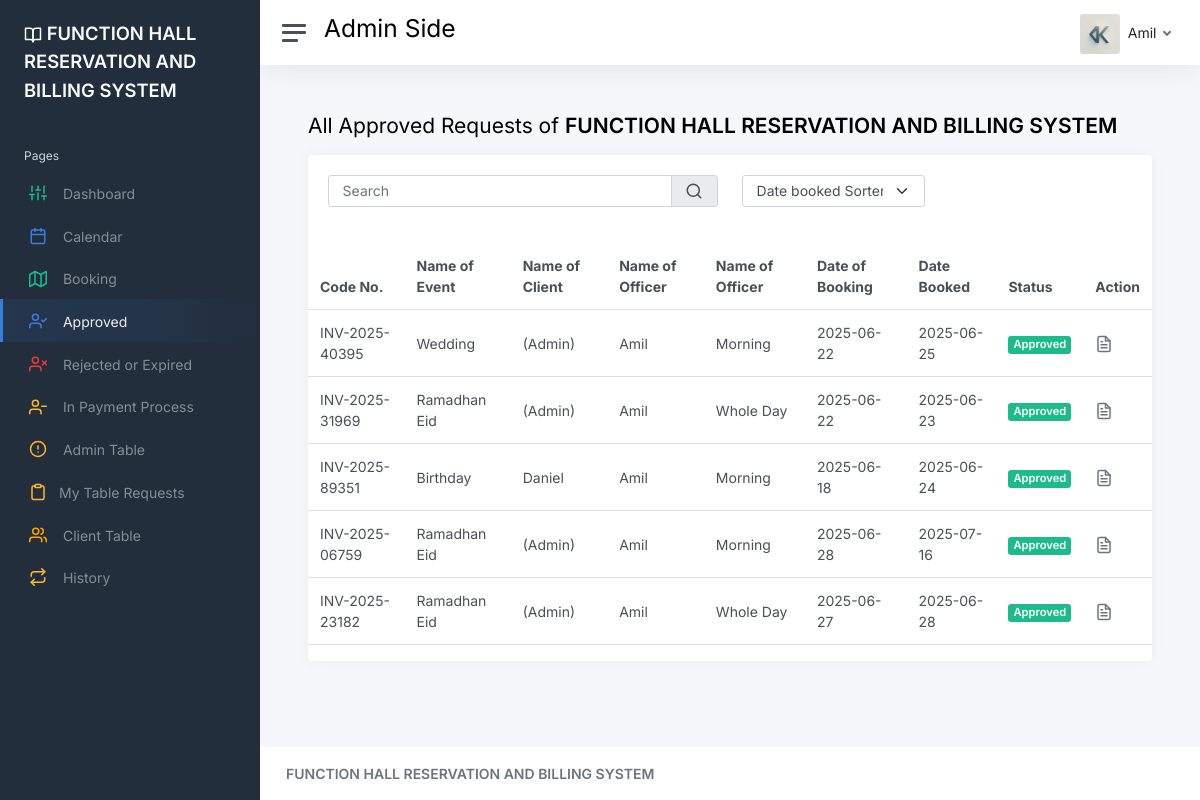
/static/Table_2.php (signed in), run on the app's committed database.
### tables this page shows
CREATE TABLE `user` (
  `User_id` int(7) NOT NULL,
  `Username` varchar(20) NOT NULL,
  `Password` varchar(20) NOT NULL,
  `Fullname` varchar(20) NOT NULL,
  `Email` varchar(50) NOT NULL,
  `Gender` varchar(12) NOT NULL,
  `middle` varchar(50) NOT NULL,
  `Last` varchar(20) NOT NULL,
  `Phone` varchar(12) NOT NULL,
  `role` varchar(50) NOT NULL,
  `Status` int(11) NOT NULL
);

CREATE TABLE `events` (
  `id` int(11) NOT NULL,
  `date` date NOT NULL,
  `Expdate` date DEFAULT NULL,
  `events` varchar(50) NOT NULL,
  `Status` varchar(11) DEFAULT NULL,
  `code` varchar(20) NOT NULL,
  `currents_dates` date NOT NULL DEFAULT current_timestamp(),
  `Duration` varchar(11) DEFAULT NULL,
  `Amount` int(20) NOT NULL,
  `MoC` int(20) NOT NULL,
  `sort` int(11) NOT NULL,
  `Customer_id` int(11) DEFAULT NULL,
  `User_id` int(7) DEFAULT NULL
);

CREATE TABLE `customer` (
  `Customer_id` int(11) NOT NULL,
  `Fullname` varchar(50) NOT NULL,
  `Lastname` varchar(30) NOT NULL,
  `Affiliation` varchar(50) NOT NULL,
  `Phone No` varchar(11) NOT NULL,
  `Email` varchar(50) NOT NULL,
  `middle` varchar(20) NOT NULL,
  `gender` varchar(12) NOT NULL,
  `Username` varchar(50) NOT NULL,
  `Password` varchar(50) NOT NULL,
  `Status` int(11) NOT NULL
);

### static/model/class_model.php (called while the page is built, shortened)
<?php
	class class_model{
		public $host = db_host;
		public $user = db_user;
		public $pass = db_pass;
		public $dbname = db_name;
		public $conn;
		private function connect(){
			$this->conn = new mysqli($this->host, $this->user, $this->pass, $this->dbname);
		}
		public function user_account($User_id){
			$stmt = $this->conn->prepare("SELECT * FROM `user` WHERE `User_id` = ?") or die($this->conn->error);
		    $stmt->bind_param("i", $User_id);
			if($stmt->execute()){
				$result = $stmt->get_result();
				$fetch = $result->fetch_array();
				return array(
					'Fullname'=> $fetch['Fullname'],
					'Username'=>$fetch['Username'],
					'role'=>$fetch['role']
				);
			}
		}
public function fetchAll_BookingApproved() {
    $sql = "SELECT
                e.*,
                c.Fullname AS customer_name,
                u.Fullname AS user_name
            FROM events e
            LEFT JOIN customer c ON e.Customer_id = c.Customer_id
            LEFT JOIN user u ON e.User_id = u.User_id
            WHERE   e.Status = 'Approved'
            ORDER BY e.sort DESC";
    $stmt = $this->conn->prepare($sql);
    $stmt->execute();
    $result = $stmt->get_result();
    $data = array();
    while ($row = $result->fetch_assoc()) {
        $data[] = $row;
    }
    return $data;
}
			}
?>

### static/Table_2.php (the view, shortened to what this page needs)
<!DOCTYPE html>
<html lang="en">
<head>
	<link href="css/app.css" rel="stylesheet">
</head>
<body>
	<div class="wrapper">
		<?php include('includes/sidebar.php'); ?>
		<div class="main">
		<?php include('includes/header.php'); ?>
			<main class="content">
			<div class="container-fluid p-0">
    <h1 class="h3 mb-3">
        All Approved Requests of
        <strong>FUNCTION HALL RESERVATION AND BILLING SYSTEM</strong>
    </h1>
    <?php
    $conn = new class_model();
    $booking = $conn->fetchAll_BookingApproved();
    ?>
    <div class="row">
        <div class="col-12 col-lg-12 col-xxl-12 d-flex">
            <div class="card flex-fill">
			<div class="card-body">
  <div class="row">
    <div class="col-lg-6">
      <div class="input-group mb-3">
        <input name="search" type="text" class="form-control" placeholder="Search">
        <span class="input-group-text"><i data-feather="search"></i></span>
      </div>
    </div>
    <div class="col-lg-3">
      <select id="sortDate" class="form-select ms-auto">
        <option selected disabled>Date booked Sorter</option>
      </select>
    </div>
  </div>
</div>
                <div class="table-responsive">
                    <table class="table table-hover ">
                        <thead>
                            <tr>
                                <th>Code No.</th>
                                <th>Name of Event</th>
                                <th>Name of Client</th>
                                <th>Name of Officer</th>
                                <th>Name of Officer</th>
                                <th>Date of Booking</th>
                                <th>Date Booked</th>
                                <th>Status</th>
                                <th>Action</th>
                            </tr>
                        </thead>
                        <tbody>
                            <?php if (!empty($booking)) {
                                foreach ($booking as $row) { ?>
                                    <tr>
                    <td><?= htmlspecialchars($row['code']) ?></td>
                    <td><?= htmlspecialchars($row['events']) ?></td>
                    <td>
                        <?= isset($row['customer_name']) ? htmlspecialchars($row['customer_name']) : "(Admin)";  ?>
                    </td>
                    <td>
                        <?= isset($row['user_name']) ? htmlspecialchars($row['user_name']) : "N/A";  ?>
                    </td>
                    <td>
                        <?=$row['Duration'] ?>
                    </td>
                    <td>
                        <?= isset($row['currents_dates']) ? htmlspecialchars($row['currents_dates']) : 'N/A' ?>
                    </td>
                    <td>
                        <?= htmlspecialchars($row['date']) ?>
                    </td>
                    <td>
                        <?php if($row['Status']== "Approved"){ ?>
                            <span class="badge bg-success">Approved</span>
                        <?php }elseif($row['Status']== "Declined"){ ?>
                            <span class="badge bg-danger">Declined</span>
                        <?php }else{ ?>
                            <span class="badge bg-warning">Pending</span>
                        <?php } ?>
                    </td>
                    <td>
                        <a href="receipt.php?event=<?= $row['id']; ?>&event-name=<?php echo $row['events']; ?>" class="text-secondary font-weight-bold text-xs" data-toggle="tooltip" title="Invoice">
                            <i class="align-middle me-2" data-feather="file-text"></i> <span class="align-middle"></span>
                        </a>
                    </td>
                </tr>
                            <?php }
                            } else { ?>
                                <tr>
                                    <td colspan="10" class="text-center">No booking records found.</td>
                                </tr>
                            <?php } ?>
                        </tbody>
                    </table>
                </div>
            </div>
        </div>
    </div>
</div>
			</main>
			<footer class="footer">
				<div class="container-fluid">
					<div class="row text-muted">
						<div class="col-6 text-start">
							<p class="mb-0">
								<a class="text-muted" href="https://adminkit.io/" target="_blank"><strong> FUNCTION HALL RESERVATION AND BILLING SYSTEM </strong></a>
							</p>
						</div>
					</div>
				</div>
			</footer>
		</div>
	</div>
</body>
</html>

### static/includes/header.php (shortened to what this page needs)
<nav class="navbar navbar-expand navbar-light navbar-bg">
				<a class="sidebar-toggle js-sidebar-toggle">
          <i class="hamburger align-self-center"></i>
        </a>
<h2><?php if($userinfo['role'] == 'Staff'){ ?>Staff Side <?php }else{ ?>Admin Side<?php } ?></h2>
				<div class="navbar-collapse collapse">
					<ul class="navbar-nav navbar-align">
						<li class="nav-item dropdown">
							<a class="nav-icon dropdown-toggle" href="#" id="alertsDropdown" data-bs-toggle="dropdown">
							</a>
						</li>
						<li class="nav-item dropdown">
							<a class="nav-icon dropdown-toggle" href="#" id="messagesDropdown" data-bs-toggle="dropdown">
							</a>
						</li>
						<li class="nav-item dropdown">
							<a class="nav-link dropdown-toggle d-none d-sm-inline-block" href="#" data-bs-toggle="dropdown">
                <img src="img/avatars/20250426_1521_image (1).png" class="avatar img-fluid rounded me-1" alt="Charles Hall" /> <span class="text-dark"><?= $userinfo['Fullname'] ?></span>
              </a>
						</li>
					</ul>
				</div>
			</nav>

### data on the page
user: Fullname "Amil"
events: code "INV-2025-40395", events "Wedding", shows "(Admin)", User.Fullname "Amil", Duration "Morning", currents_dates "2025-06-22", date "2025-06-25", Status "Approved"
events: code "INV-2025-31969", events "Ramadhan Eid", shows "(Admin)", User.Fullname "Amil", Duration "Whole Day", currents_dates "2025-06-22", date "2025-06-23", Status "Approved"
events: code "INV-2025-89351", events "Birthday", Customer.Fullname "Daniel", User.Fullname "Amil", Duration "Morning", currents_dates "2025-06-18", date "2025-06-24", Status "Approved"
events: code "INV-2025-06759", events "Ramadhan Eid", shows "(Admin)", User.Fullname "Amil", Duration "Morning", currents_dates "2025-06-28", date "2025-07-16", Status "Approved"
events: code "INV-2025-23182", events "Ramadhan Eid", shows "(Admin)", User.Fullname "Amil", Duration "Whole Day", currents_dates "2025-06-27", date "2025-06-28", Status "Approved"
